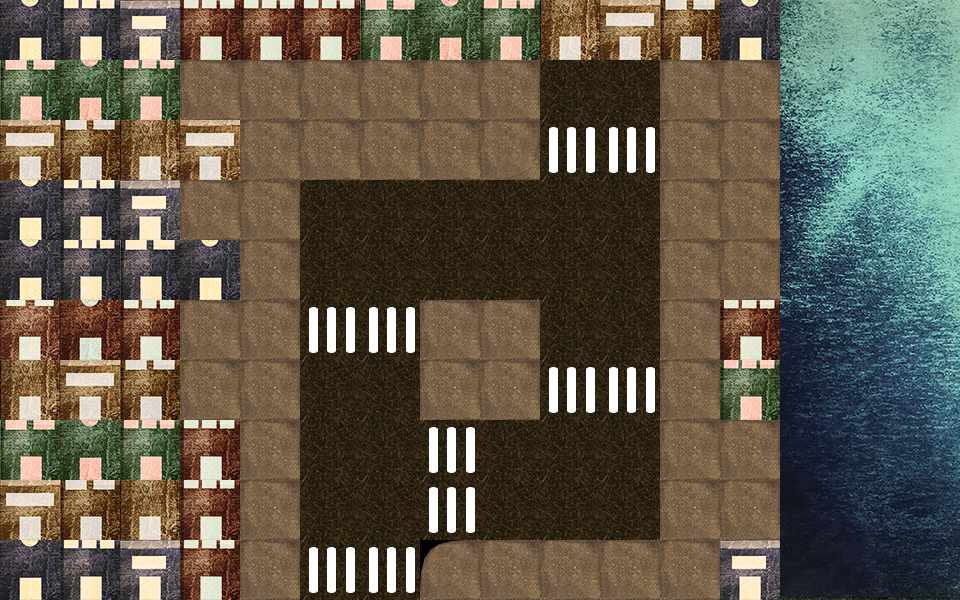

A 2D game scene composited from a Tiled map and its tileset images. What follows is a short description and the map's XML, with every tile layer's data as written:
An orthogonal 16x10 tile map with 60x60 px tiles, 2 tile layers (Tile Layer 1, Tile Layer 2), 5 tilesets.

<map version="1.0" orientation="orthogonal" width="16" height="10" tilewidth="60" tileheight="60">
 <tileset firstgid="1" name="map_tiles (2)" tilewidth="60" tileheight="60">
  <image source="map/map_tiles (2).png" width="180" height="360" />
  <terraintypes>
   <terrain name="pavement" tile="0" />
   <terrain name="street" tile="3" />
   <terrain name="grass" tile="6" />
   <terrain name="pedwalk" tile="9" />
  </terraintypes>
 </tileset>
 <tileset firstgid="19" name="Map_Background" tilewidth="60" tileheight="60">
  <image source="map/Map_Background.png" width="960" height="600" />
 </tileset>
 <tileset firstgid="179" name="kthria4" tilewidth="60" tileheight="60">
  <image source="city/kthria4.png" width="930" height="360" />
 </tileset>
 <tileset firstgid="269" name="city_tiles_oct28" tilewidth="60" tileheight="60">
  <image source="city/city_tiles_oct28.png" width="600" height="600" />
 </tileset>
 <tileset firstgid="369" name="sea" tilewidth="60" tileheight="60">
  <image source="city/sea.jpg" width="960" height="600" />
 </tileset>
 <layer name="Tile Layer 1" width="16" height="10">
  <data encoding="csv">
213,214,215,268,268,268,221,222,223,255,256,257,213,369,370,371,
221,222,223,269,269,269,269,269,269,279,279,269,269,385,386,387,
256,257,255,256,269,269,269,269,269,279,279,269,269,401,402,403,
213,214,215,269,269,279,279,279,279,279,279,269,269,417,418,419,
213,214,212,213,269,279,279,279,279,279,279,269,269,433,434,435,
263,267,268,269,269,279,279,269,269,279,279,269,268,449,450,451,
255,256,257,269,269,279,279,269,269,279,279,269,223,465,466,467,
221,222,223,268,269,279,279,279,279,279,279,269,269,481,482,483,
256,257,255,268,269,279,279,279,279,279,279,269,269,497,498,499,
213,214,215,268,269,279,279,305,269,269,269,269,215,513,514,515
</data>
 </layer>
 <layer name="Tile Layer 2" width="16" height="10">
  <data encoding="csv">
0,0,0,0,0,0,0,0,0,0,0,0,0,0,0,0,
0,0,0,0,0,0,0,0,0,0,0,0,0,0,0,0,
0,0,0,0,0,0,0,0,327,10,10,0,0,0,0,0,
0,0,0,0,0,0,0,0,0,0,0,0,0,0,0,0,
0,0,0,0,0,0,0,0,0,0,0,0,0,0,0,0,
0,0,0,0,0,10,10,0,0,0,0,0,0,0,0,0,
0,0,0,0,0,0,0,0,0,10,10,0,0,0,0,0,
0,0,0,0,0,0,0,10,0,0,0,0,0,0,0,0,
0,0,0,0,0,0,0,10,0,0,0,0,0,0,0,0,
0,0,0,0,0,10,10,0,0,0,0,0,0,0,0,0
</data>
 </layer>
</map>
